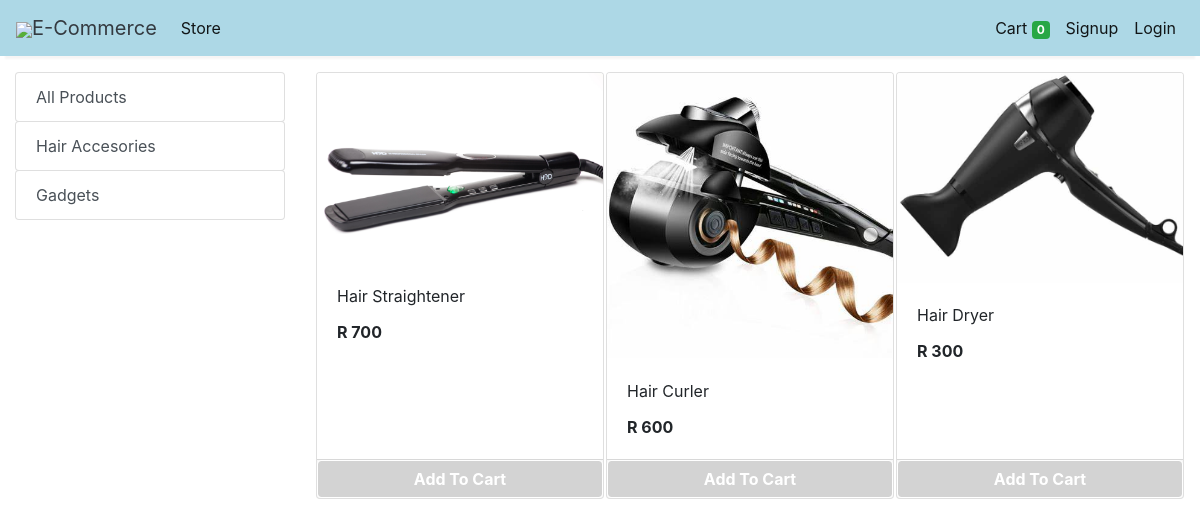
The page /store?category=37 on the database its author committed.
### store/models/category.py (models this page shows, shortened)
class Category(models.Model):
    name= models.CharField(max_length=50)
    @staticmethod
    def get_all_categories():
        return Category.objects.all()

### store/models/product.py (models this page shows, shortened)
class Products(models.Model):
    name = models.CharField(max_length=60)
    price= models.IntegerField(default=0)
    category= models.ForeignKey(Category,on_delete=models.CASCADE,default=1 )
    description= models.CharField(max_length=250, default='', blank=True, null= True)
    image= models.ImageField(upload_to='uploads/products/')
    @staticmethod
    def get_all_products_by_categoryid(category_id):
        if category_id:
            return Products.objects.filter (category=category_id)
        else:
            return Products.get_all_products();

### store/views/home.py (the view)
# urls.py: path('' , include('store.urls'))
def store(request):
    cart = request.session.get('cart')
    if not cart:
        request.session['cart'] = {}
    products = None
    categories = Category.get_all_categories()
    categoryID = request.GET.get('category')
    if categoryID:
        products = Products.get_all_products_by_categoryid(categoryID)
    else:
        products = Products.get_all_products();
    data = {}
    data['products'] = products
    data['categories'] = categories
    print('you are : ', request.session.get('email'))
    return render(request, 'index.html', data)

### store/templatetags/cart.py (called while the page is built)
@register.filter (name='is_in_cart')
def is_in_cart(product, cart):
    keys = cart.keys ()
    for id in keys:
        if int (id) == product.id:
            return True
    return False;

### store/templatetags/custom_filter.py (called while the page is built)
@register.filter(name='currency')
def currency(number):
    return "R "+str(number)

### store/templates/index.html (shortened to what this page needs)
{% extends 'base.html' %}
{% block content %}
{% load cart %}
{% load custom_filter %}
<div class="container-fluid mt-3">
	<div class="row">
		<div class="col-lg-3 mx-auto">
			<div class="list-group">
				<a href="/" class="list-group-item list-group-item-action btn btn-outline-success">All Products</a>
				{% for category in categories %}
				<a href="/?category={{category.id}}"
					class="list-group-item list-group-item-action btn btn-outline-success ">{{category.name}}</a>
				{% endfor %}
			</div>
		</div>
		<div id='products' class="col-lg-9 mx-auto">
			<div class="row mx-auto">
				{% for product in products %}
				<div class="card mx-auto mb-3" id={{product.id}} style="width: 18rem;">
					<img class="card-img-top" src="{{product.image.url}}" alt="Card image cap">
					<div class="card-body">
						<p class="card-title">{{product.name}}</p>
						<p class="card-text"><b>{{product.price|currency}}</b></p>
					</div>
					<div class="card-footer p-0 no-gutters">
						{% if product|is_in_cart:request.session.cart %}
						<div class="row no-gutters">
							<form action="/#{{product.id}}" class="col-2 " method="post">
								{% csrf_token %}
								<input hidden type="text" name='product' value='{{product.id}}'>
								<input hidden type="text" name='remove' value='True'>
								<input type="submit" value=" - " class="btn btn-block btn-success border-right">
							</form>
							<div class="text-center col btn btn-success">{{product|cart_quantity:request.session.cart}} in Cart</div>
							<form action="/#{{product.id}}" class="col-2 " method="post">
								{% csrf_token %}
								<input hidden type="text" name='product' value='{{product.id}}'>
								<input type="submit" value=" + " class="btn btn-block btn-success border-left">
							</form>
						</div>
						{% else %}
						<form action="/#{{product.id}}" method="POST" class="btn-block">
							<input type="submit" class="float-right btn btn-success form-control" style="background-color:lightgray;border-color: white;font-weight: bolder;"
                    value="Add To Cart">
						</form>
						{% endif %}
					</div>
				</div>
				{% endfor %}
			</div>
		</div>
	</div>
</div>
{% endblock %}

### rows shown on the page
Category: name "Hair Accesories"
Category: name "Gadgets"
Products: image (picture), name "Hair Straightener", price "R 700"
Products: image (picture), name "Hair Curler", price "R 600"
Products: image (picture), name "Hair Dryer", price "R 300"

### other values the page prints
{{ request.session.cart.keys|length }} "0"
